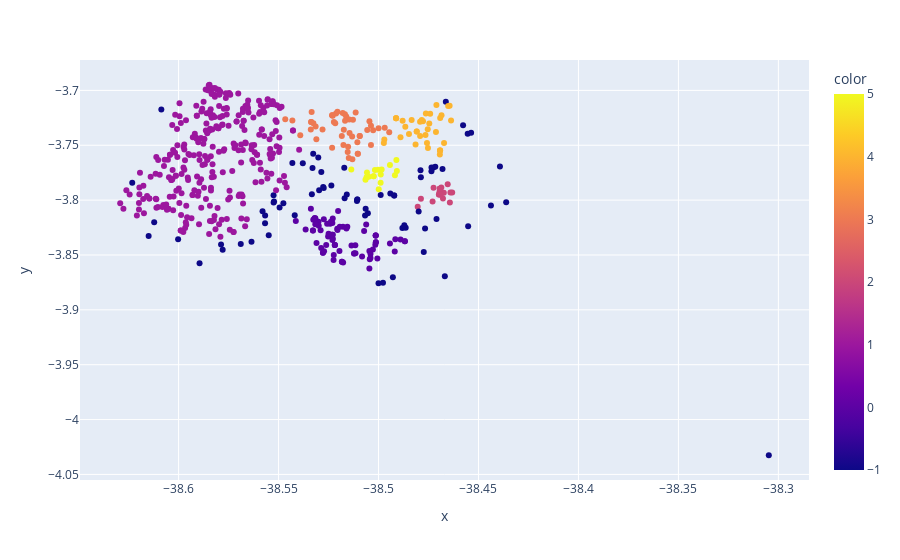

Notebook code cell kept with this figure:
### Code cell
fig = px.scatter(x=longg, y=lat, color=df['CLUSTER'])
fig.show()

### Figure 1 — Plotly figure (JSON) as saved in the notebook; plotly's stock layout.template omitted (floating-point values rounded to 4 significant figures; data arrays with more than 128 entries replaced by an {"elided": "..."} marker saying what was removed)
{"data": [{"hovertemplate": "x=%{x}<br>y=%{y}<br>color=%{marker.color}<extra></extra>", "legendgroup": "", "marker": {"color": {"elided": "567 int values"}, "coloraxis": "coloraxis", "symbol": "circle"}, "mode": "markers", "name": "", "orientation": "v", "showlegend": false, "type": "scatter", "x": {"elided": "567 float values"}, "xaxis": "x", "y": {"elided": "567 float values"}, "yaxis": "y"}], "layout": {"coloraxis": {"colorbar": {"title": {"text": "color"}}, "colorscale": [[0, "#0d0887"], [0.1111, "#46039f"], [0.2222, "#7201a8"], [0.3333, "#9c179e"], [0.4444, "#bd3786"], [0.5556, "#d8576b"], [0.6667, "#ed7953"], [0.7778, "#fb9f3a"], [0.8889, "#fdca26"], [1, "#f0f921"]]}, "legend": {"tracegroupgap": 0}, "margin": {"t": 60}, "xaxis": {"anchor": "y", "domain": [0, 1], "title": {"text": "x"}}, "yaxis": {"anchor": "x", "domain": [0, 1], "title": {"text": "y"}}}}
